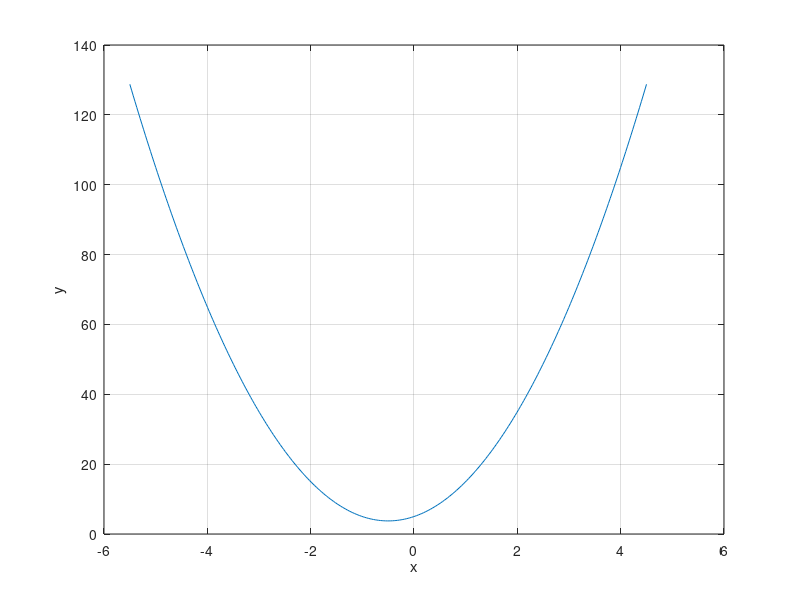

Source code (MATLAB):
p = [input('') input('') input('')];
r = roots(p);
disp(r)
if isreal(r)
    x = linspace(min(r)-1,max(r)+1,300);
else
    v = -p(2)/(2*p(1));
    x = linspace(v-5,v+5,300);
end
y = polyval(p,x);
figure
plot(x,y)
xlabel('x')
ylabel('y')
grid on
hold on
if isreal(r)
    plot(r,zeros(size(r)),'ro')
end
